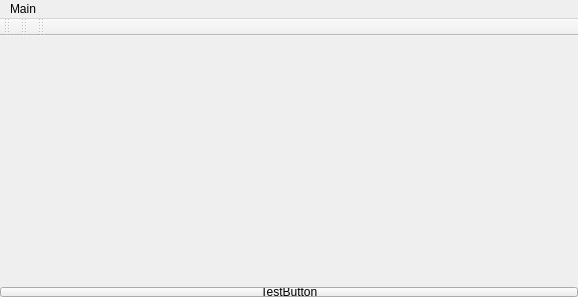
<?xml version="1.0" encoding="UTF-8"?>
<ui version="4.0">
 <class>MBCWindow</class>
 <widget class="QMainWindow" name="MBCWindow">
  <property name="geometry">
   <rect>
    <x>0</x>
    <y>0</y>
    <width>578</width>
    <height>297</height>
   </rect>
  </property>
  <property name="windowTitle">
   <string>Mixer Broadcaster 3</string>
  </property>
  <property name="windowIcon">
   <iconset resource="res.qrc">
    <normaloff>:/images/icon.png</normaloff>:/images/icon.png</iconset>
  </property>
  <property name="documentMode">
   <bool>true</bool>
  </property>
  <property name="dockNestingEnabled">
   <bool>true</bool>
  </property>
  <property name="dockOptions">
   <set>QMainWindow::AllowNestedDocks|QMainWindow::AllowTabbedDocks|QMainWindow::AnimatedDocks</set>
  </property>
  <widget class="QWidget" name="centralWidget">
   <layout class="QVBoxLayout" name="verticalLayout">
    <property name="margin">
     <number>0</number>
    </property>
    <item>
     <layout class="QHBoxLayout" name="playerslayout">
      <property name="spacing">
       <number>0</number>
      </property>
      <property name="sizeConstraint">
       <enum>QLayout::SetFixedSize</enum>
      </property>
      <item>
       <layout class="QHBoxLayout" name="players">
        <property name="spacing">
         <number>0</number>
        </property>
       </layout>
      </item>
     </layout>
    </item>
    <item>
     <layout class="QHBoxLayout" name="pageslayout">
      <property name="spacing">
       <number>0</number>
      </property>
      <item>
       <widget class="QTabWidget" name="pages">
        <property name="tabPosition">
         <enum>QTabWidget::South</enum>
        </property>
        <property name="tabShape">
         <enum>QTabWidget::Rounded</enum>
        </property>
        <property name="elideMode">
         <enum>Qt::ElideNone</enum>
        </property>
        <property name="documentMode">
         <bool>true</bool>
        </property>
        <property name="movable">
         <bool>true</bool>
        </property>
       </widget>
      </item>
     </layout>
    </item>
    <item>
     <widget class="QPushButton" name="TestButton">
      <property name="maximumSize">
       <size>
        <width>16777215</width>
        <height>10</height>
       </size>
      </property>
      <property name="text">
       <string>TestButton</string>
      </property>
      <property name="autoRepeat">
       <bool>false</bool>
      </property>
      <property name="autoDefault">
       <bool>false</bool>
      </property>
      <property name="default">
       <bool>false</bool>
      </property>
      <property name="flat">
       <bool>false</bool>
      </property>
     </widget>
    </item>
   </layout>
  </widget>
  <widget class="QMenuBar" name="menuBar">
   <property name="geometry">
    <rect>
     <x>0</x>
     <y>0</y>
     <width>578</width>
     <height>23</height>
    </rect>
   </property>
   <widget class="QMenu" name="menu">
    <property name="title">
     <string>Main</string>
    </property>
   </widget>
   <addaction name="menu"/>
  </widget>
  <widget class="QToolBar" name="toolBar">
   <property name="windowTitle">
    <string>Playback</string>
   </property>
   <attribute name="toolBarArea">
    <enum>TopToolBarArea</enum>
   </attribute>
   <attribute name="toolBarBreak">
    <bool>false</bool>
   </attribute>
  </widget>
  <widget class="QToolBar" name="volcontrol">
   <property name="windowTitle">
    <string>VolumeControl</string>
   </property>
   <attribute name="toolBarArea">
    <enum>TopToolBarArea</enum>
   </attribute>
   <attribute name="toolBarBreak">
    <bool>false</bool>
   </attribute>
  </widget>
  <widget class="QToolBar" name="TimeBar">
   <property name="windowTitle">
    <string>toolBar_2</string>
   </property>
   <property name="layoutDirection">
    <enum>Qt::LeftToRight</enum>
   </property>
   <attribute name="toolBarArea">
    <enum>TopToolBarArea</enum>
   </attribute>
   <attribute name="toolBarBreak">
    <bool>false</bool>
   </attribute>
  </widget>
 </widget>
 <layoutdefault spacing="6" margin="11"/>
 <resources>
  <include location="res.qrc"/>
 </resources>
 <connections/>
</ui>
